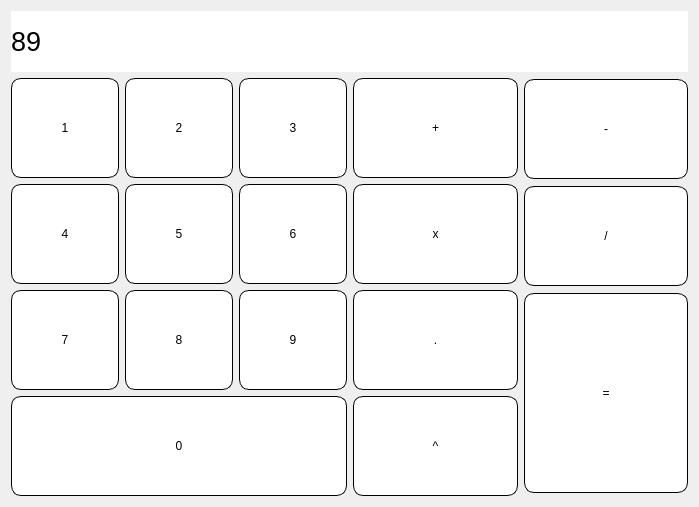
<?xml version="1.0" encoding="UTF-8"?>
<ui version="4.0">
 <class>Main</class>
 <widget class="QWidget" name="Main">
  <property name="geometry">
   <rect>
    <x>0</x>
    <y>0</y>
    <width>699</width>
    <height>507</height>
   </rect>
  </property>
  <property name="windowTitle">
   <string>Form</string>
  </property>
  <property name="styleSheet">
   <string notr="true">QLineEdit{
background-color:#ddd;
border-radius: 20px;
}

QPushButton{
background-color:#fff;
border-radius:10px;
border:1px solid black;
}

QPushButton:hover{
background-color:red;
}

Main{
width:5000px}

button_1{
color:red}

.QPushButton:hover{
background-color:green;
}</string>
  </property>
  <layout class="QHBoxLayout" name="horizontalLayout_6">
   <item>
    <layout class="QVBoxLayout" name="verticalLayout_5">
     <item>
      <widget class="QLabel" name="showing">
       <property name="minimumSize">
        <size>
         <width>0</width>
         <height>25</height>
        </size>
       </property>
       <property name="font">
        <font>
         <pointsize>20</pointsize>
        </font>
       </property>
       <property name="styleSheet">
        <string notr="true">background-color:white;</string>
       </property>
       <property name="text">
        <string>89</string>
       </property>
       <property name="openExternalLinks">
        <bool>false</bool>
       </property>
      </widget>
     </item>
     <item>
      <layout class="QHBoxLayout" name="horizontalLayout_5">
       <item>
        <layout class="QVBoxLayout" name="verticalLayout_2">
         <item>
          <layout class="QVBoxLayout" name="verticalLayout">
           <item>
            <layout class="QHBoxLayout" name="horizontalLayout_2">
             <item>
              <widget class="QPushButton" name="button_1">
               <property name="minimumSize">
                <size>
                 <width>100</width>
                 <height>100</height>
                </size>
               </property>
               <property name="text">
                <string>1</string>
               </property>
              </widget>
             </item>
             <item>
              <widget class="QPushButton" name="button_2">
               <property name="minimumSize">
                <size>
                 <width>100</width>
                 <height>100</height>
                </size>
               </property>
               <property name="text">
                <string>2</string>
               </property>
              </widget>
             </item>
             <item>
              <widget class="QPushButton" name="button_3">
               <property name="minimumSize">
                <size>
                 <width>100</width>
                 <height>100</height>
                </size>
               </property>
               <property name="styleSheet">
                <string notr="true"/>
               </property>
               <property name="text">
                <string>3</string>
               </property>
              </widget>
             </item>
            </layout>
           </item>
           <item>
            <layout class="QHBoxLayout" name="horizontalLayout_3">
             <item>
              <widget class="QPushButton" name="button_4">
               <property name="minimumSize">
                <size>
                 <width>100</width>
                 <height>100</height>
                </size>
               </property>
               <property name="text">
                <string>4</string>
               </property>
              </widget>
             </item>
             <item>
              <widget class="QPushButton" name="pushButton_6">
               <property name="minimumSize">
                <size>
                 <width>100</width>
                 <height>100</height>
                </size>
               </property>
               <property name="text">
                <string>5</string>
               </property>
              </widget>
             </item>
             <item>
              <widget class="QPushButton" name="button_6">
               <property name="minimumSize">
                <size>
                 <width>100</width>
                 <height>100</height>
                </size>
               </property>
               <property name="text">
                <string>6</string>
               </property>
              </widget>
             </item>
            </layout>
           </item>
           <item>
            <layout class="QHBoxLayout" name="horizontalLayout">
             <item>
              <widget class="QPushButton" name="button_7">
               <property name="minimumSize">
                <size>
                 <width>100</width>
                 <height>100</height>
                </size>
               </property>
               <property name="text">
                <string>7</string>
               </property>
              </widget>
             </item>
             <item>
              <widget class="QPushButton" name="button_8">
               <property name="minimumSize">
                <size>
                 <width>100</width>
                 <height>100</height>
                </size>
               </property>
               <property name="text">
                <string>8</string>
               </property>
              </widget>
             </item>
             <item>
              <widget class="QPushButton" name="button_9">
               <property name="minimumSize">
                <size>
                 <width>100</width>
                 <height>100</height>
                </size>
               </property>
               <property name="text">
                <string>9</string>
               </property>
              </widget>
             </item>
            </layout>
           </item>
          </layout>
         </item>
         <item>
          <widget class="QPushButton" name="button_0">
           <property name="minimumSize">
            <size>
             <width>100</width>
             <height>100</height>
            </size>
           </property>
           <property name="text">
            <string>0</string>
           </property>
          </widget>
         </item>
        </layout>
       </item>
       <item>
        <layout class="QHBoxLayout" name="horizontalLayout_4">
         <item>
          <layout class="QVBoxLayout" name="verticalLayout_4">
           <item>
            <widget class="QPushButton" name="button_plus">
             <property name="minimumSize">
              <size>
               <width>100</width>
               <height>100</height>
              </size>
             </property>
             <property name="text">
              <string>+</string>
             </property>
            </widget>
           </item>
           <item>
            <widget class="QPushButton" name="button_times">
             <property name="minimumSize">
              <size>
               <width>100</width>
               <height>100</height>
              </size>
             </property>
             <property name="text">
              <string>x</string>
             </property>
            </widget>
           </item>
           <item>
            <widget class="QPushButton" name="button_dot">
             <property name="minimumSize">
              <size>
               <width>100</width>
               <height>100</height>
              </size>
             </property>
             <property name="text">
              <string>.</string>
             </property>
            </widget>
           </item>
           <item>
            <widget class="QPushButton" name="button_power">
             <property name="minimumSize">
              <size>
               <width>100</width>
               <height>100</height>
              </size>
             </property>
             <property name="text">
              <string>^</string>
             </property>
            </widget>
           </item>
          </layout>
         </item>
         <item>
          <layout class="QVBoxLayout" name="verticalLayout_3">
           <item>
            <widget class="QPushButton" name="button_minus">
             <property name="minimumSize">
              <size>
               <width>100</width>
               <height>100</height>
              </size>
             </property>
             <property name="text">
              <string>-</string>
             </property>
            </widget>
           </item>
           <item>
            <widget class="QPushButton" name="button_between">
             <property name="minimumSize">
              <size>
               <width>100</width>
               <height>100</height>
              </size>
             </property>
             <property name="text">
              <string>/</string>
             </property>
            </widget>
           </item>
           <item>
            <widget class="QPushButton" name="equal">
             <property name="minimumSize">
              <size>
               <width>100</width>
               <height>200</height>
              </size>
             </property>
             <property name="text">
              <string>=</string>
             </property>
            </widget>
           </item>
          </layout>
         </item>
        </layout>
       </item>
      </layout>
     </item>
    </layout>
   </item>
  </layout>
 </widget>
 <resources/>
 <connections/>
</ui>
